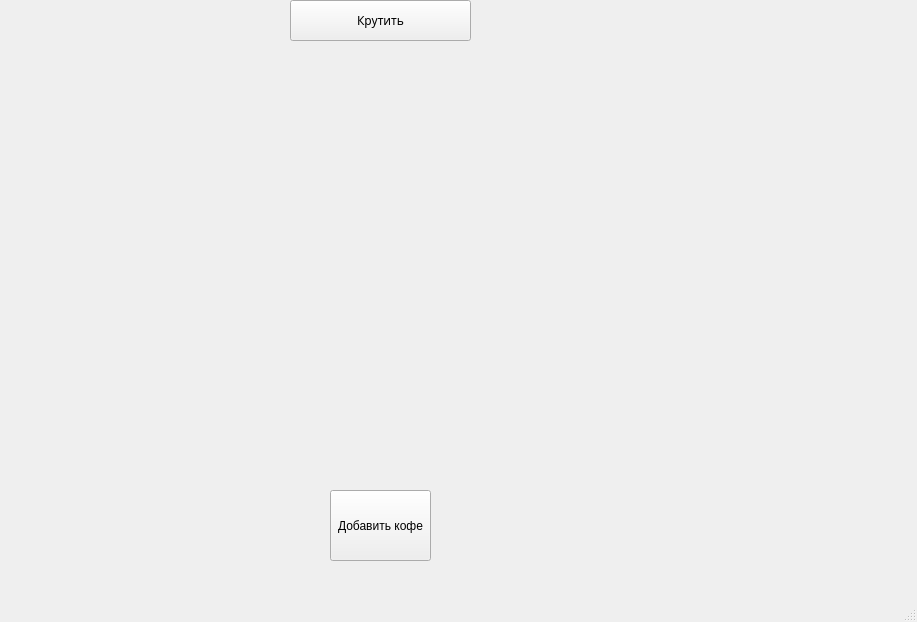
<?xml version="1.0" encoding="UTF-8"?>
<ui version="4.0">
 <class>MainWindow</class>
 <widget class="QMainWindow" name="MainWindow">
  <property name="geometry">
   <rect>
    <x>0</x>
    <y>0</y>
    <width>917</width>
    <height>622</height>
   </rect>
  </property>
  <property name="cursor">
   <cursorShape>CrossCursor</cursorShape>
  </property>
  <property name="windowTitle">
   <string>MainWindow</string>
  </property>
  <widget class="QWidget" name="centralwidget">
   <widget class="QPushButton" name="btnAddCircle">
    <property name="geometry">
     <rect>
      <x>290</x>
      <y>0</y>
      <width>181</width>
      <height>41</height>
     </rect>
    </property>
    <property name="font">
     <font>
      <family>Leelawadee</family>
     </font>
    </property>
    <property name="cursor">
     <cursorShape>CrossCursor</cursorShape>
    </property>
    <property name="text">
     <string>Крутить</string>
    </property>
   </widget>
   <widget class="QPushButton" name="btnEditCoffee">
    <property name="geometry">
     <rect>
      <x>330</x>
      <y>490</y>
      <width>101</width>
      <height>71</height>
     </rect>
    </property>
    <property name="text">
     <string>Добавить кофе</string>
    </property>
   </widget>
  </widget>
  <widget class="QMenuBar" name="menubar">
   <property name="geometry">
    <rect>
     <x>0</x>
     <y>0</y>
     <width>917</width>
     <height>21</height>
    </rect>
   </property>
  </widget>
  <widget class="QStatusBar" name="statusbar">
   <property name="cursor">
    <cursorShape>CrossCursor</cursorShape>
   </property>
  </widget>
 </widget>
 <resources/>
 <connections/>
</ui>
